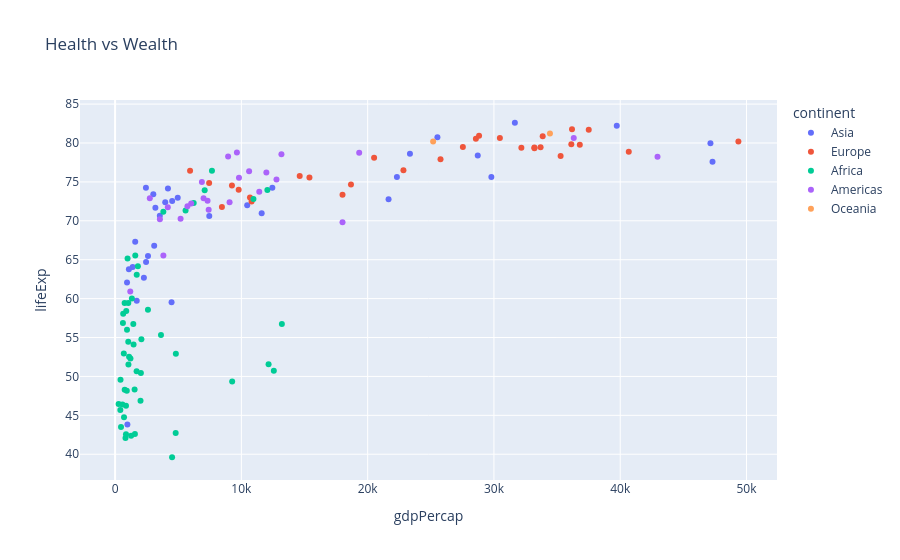

Here is the notebook cell this chart was saved with:
### Code cell
px.scatter(
    data_frame=gapminder_df, # our dataframe
    x='gdpPercap', # numerical variable 1
    y='lifeExp',  # numerical variable 2 
    title= 'Health vs Wealth',
    color='continent' # categorical varible 
)

### Figure 1 — Plotly figure (JSON) as saved in the notebook; plotly's stock layout.template omitted (floating-point values rounded to 4 significant figures)
{"data": [{"hovertemplate": "continent=Asia<br>gdpPercap=%{x}<br>lifeExp=%{y}<extra></extra>", "legendgroup": "Asia", "marker": {"color": "#636efa", "symbol": "circle"}, "mode": "markers", "name": "Asia", "orientation": "v", "showlegend": true, "type": "scatter", "x": [974.6, 29800.0, 1391.0, 1714.0, 4959.0, 39720.0, 2452.0, 3541.0, 11610.0, 4471.0, 25520.0, 31660.0, 4519.0, 1593.0, 23350.0, 47310.0, 10460.0, 12450.0, 3096.0, 944.0, 1091.0, 22320.0, 2606.0, 3190.0, 21650.0, 47140.0, 3970.0, 4185.0, 28720.0, 7458.0, 2442.0, 3025.0, 2281.0], "xaxis": "x", "y": [43.83, 75.64, 64.06, 59.72, 72.96, 82.21, 64.7, 70.65, 70.96, 59.55, 80.75, 82.6, 72.53, 67.3, 78.62, 77.59, 71.99, 74.24, 66.8, 62.07, 63.78, 75.64, 65.48, 71.69, 72.78, 79.97, 72.4, 74.14, 78.4, 70.62, 74.25, 73.42, 62.7], "yaxis": "y"}, {"hovertemplate": "continent=Europe<br>gdpPercap=%{x}<br>lifeExp=%{y}<extra></extra>", "legendgroup": "Europe", "marker": {"color": "#EF553B", "symbol": "circle"}, "mode": "markers", "name": "Europe", "orientation": "v", "showlegend": true, "type": "scatter", "x": [5937.0, 36130.0, 33690.0, 7446.0, 10680.0, 14620.0, 22830.0, 35280.0, 33210.0, 30470.0, 32170.0, 27540.0, 18010.0, 36180.0, 40680.0, 28570.0, 9254.0, 36800.0, 49360.0, 15390.0, 20510.0, 10810.0, 9787.0, 18680.0, 25770.0, 28820.0, 33860.0, 37510.0, 8458.0, 33200.0], "xaxis": "x", "y": [76.42, 79.83, 79.44, 74.85, 73.0, 75.75, 76.49, 78.33, 79.31, 80.66, 79.41, 79.48, 73.34, 81.76, 78.89, 80.55, 74.54, 79.76, 80.2, 75.56, 78.1, 72.48, 74.0, 74.66, 77.93, 80.94, 80.88, 81.7, 71.78, 79.42], "yaxis": "y"}, {"hovertemplate": "continent=Africa<br>gdpPercap=%{x}<br>lifeExp=%{y}<extra></extra>", "legendgroup": "Africa", "marker": {"color": "#00cc96", "symbol": "circle"}, "mode": "markers", "name": "Africa", "orientation": "v", "showlegend": true, "type": "scatter", "x": [6223.0, 4797.0, 1441.0, 12570.0, 1217.0, 430.1, 2042.0, 706.0, 1704.0, 986.1, 277.6, 3633.0, 1545.0, 2082.0, 5581.0, 12150.0, 641.4, 690.8, 13210.0, 752.7, 1328.0, 942.7, 579.2, 1463.0, 1569.0, 414.5, 12060.0, 1045.0, 759.3, 1043.0, 1803.0, 10960.0, 3820.0, 823.7, 4811.0, 619.7, 2014.0, 7670.0, 863.1, 1598.0, 1712.0, 862.5, 926.1, 9270.0, 2602.0, 4513.0, 1107.0, 883.0, 7093.0, 1056.0, 1271.0, 469.7], "xaxis": "x", "y": [72.3, 42.73, 56.73, 50.73, 52.3, 49.58, 50.43, 44.74, 50.65, 65.15, 46.46, 55.32, 48.33, 54.79, 71.34, 51.58, 58.04, 52.95, 56.73, 59.45, 60.02, 56.01, 46.39, 54.11, 42.59, 45.68, 73.95, 59.44, 48.3, 54.47, 64.16, 72.8, 71.16, 42.08, 52.91, 56.87, 46.86, 76.44, 46.24, 65.53, 63.06, 42.57, 48.16, 49.34, 58.56, 39.61, 52.52, 58.42, 73.92, 51.54, 42.38, 43.49], "yaxis": "y"}, {"hovertemplate": "continent=Americas<br>gdpPercap=%{x}<br>lifeExp=%{y}<extra></extra>", "legendgroup": "Americas", "marker": {"color": "#ab63fa", "symbol": "circle"}, "mode": "markers", "name": "Americas", "orientation": "v", "showlegend": true, "type": "scatter", "x": [12780.0, 3822.0, 9066.0, 36320.0, 13170.0, 7007.0, 9645.0, 8948.0, 6025.0, 6873.0, 5728.0, 5186.0, 1202.0, 3548.0, 7321.0, 11980.0, 2749.0, 9809.0, 4173.0, 7409.0, 19330.0, 18010.0, 42950.0, 10610.0, 11420.0], "xaxis": "x", "y": [75.32, 65.55, 72.39, 80.65, 78.55, 72.89, 78.78, 78.27, 72.23, 74.99, 71.88, 70.26, 60.92, 70.2, 72.57, 76.19, 72.9, 75.54, 71.75, 71.42, 78.75, 69.82, 78.24, 76.38, 73.75], "yaxis": "y"}, {"hovertemplate": "continent=Oceania<br>gdpPercap=%{x}<br>lifeExp=%{y}<extra></extra>", "legendgroup": "Oceania", "marker": {"color": "#FFA15A", "symbol": "circle"}, "mode": "markers", "name": "Oceania", "orientation": "v", "showlegend": true, "type": "scatter", "x": [34440.0, 25190.0], "xaxis": "x", "y": [81.23, 80.2], "yaxis": "y"}], "layout": {"legend": {"title": {"text": "continent"}, "tracegroupgap": 0}, "title": {"text": "Health vs Wealth"}, "xaxis": {"anchor": "y", "domain": [0, 1], "title": {"text": "gdpPercap"}}, "yaxis": {"anchor": "x", "domain": [0, 1], "title": {"text": "lifeExp"}}}}
